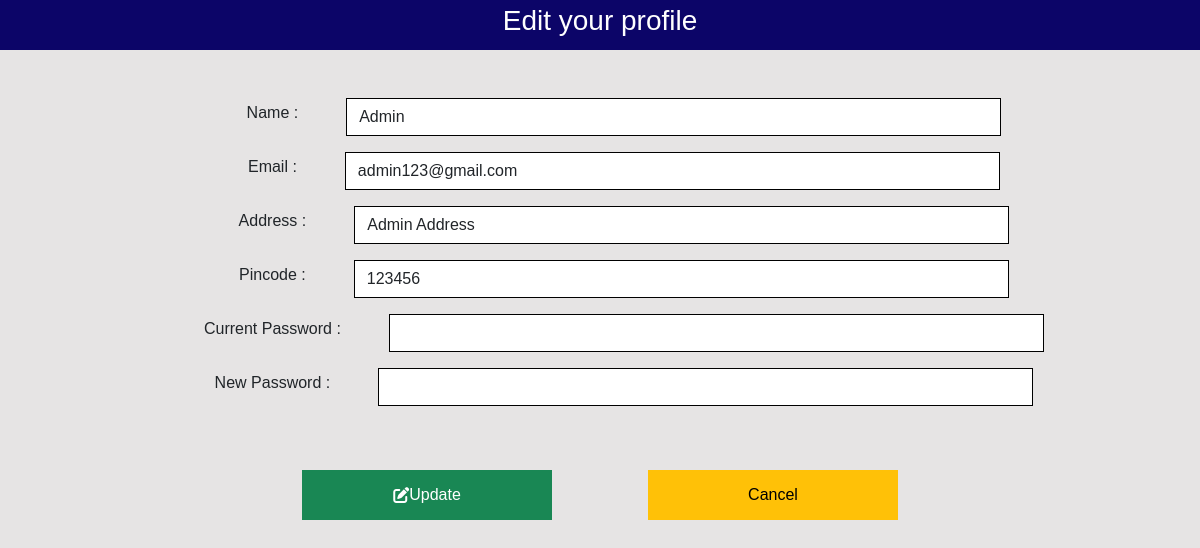
/profile/edit (signed in), run on an earlier commit of the app's database.
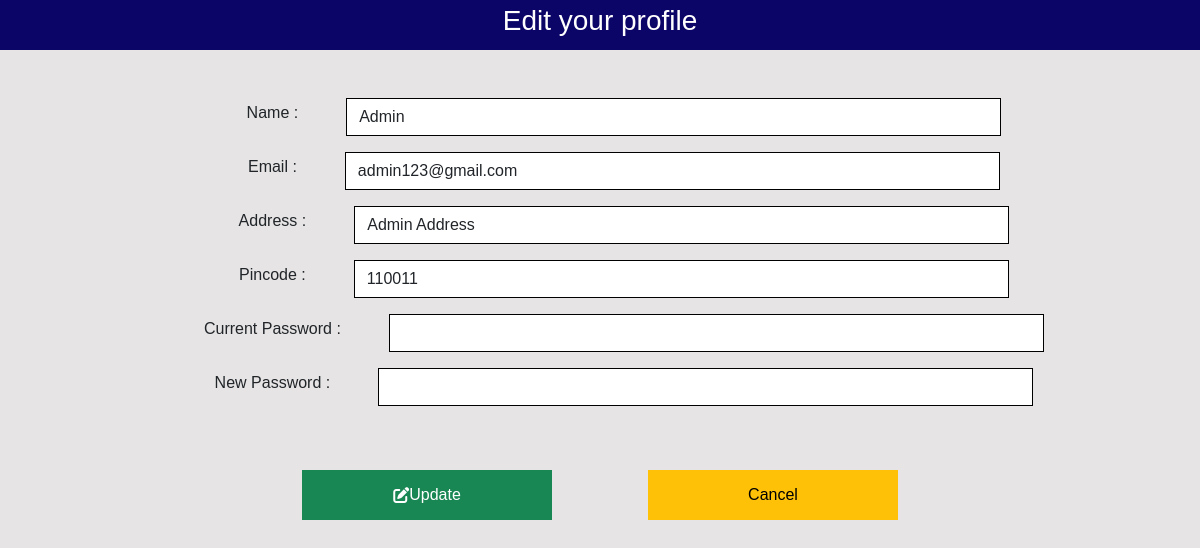
And on a later commit of the database.
### models.py (models this page shows)
class User(db.Model):
    id = db.Column(db.Integer, primary_key=True)
    name=db.Column(db.String(32), nullable=False)
    address = db.Column(db.String(100), nullable=False)
    pincode = db.Column(db.String(10), nullable=False)
    username = db.Column(db.String(32), unique=True, nullable=False)
    passhash = db.Column(db.String(256), nullable=False)
    is_admin = db.Column(db.Boolean, default=False)
    vehicles = db.relationship('Vehicle', backref='user', lazy=True)
    reserve_user= db.relationship('Reservation', backref='user', lazy=True)

### routes.py (the view)
@app.route('/profile/edit')
@auth_required
def edit_profile():
    user= User.query.get(session['user_id'])
    return render_template('editprofile.html',user=user)

### routes.py (called while the page is built)
def auth_required(f):
    @wraps(f) #create different function object
    def decorated_function(*args, **kwargs):
        if 'user_id' not in session:
            return redirect(url_for('login'))
        else:
            return f(*args, **kwargs)
    return decorated_function

### templates/editprofile.html (shortened to what this page needs)
{% extends 'layout.html' %}
{% block body %}
<div class="title mb-5 ">
    <h3 class="text-center">Edit your profile</h3>
</div>
{% endblock %}
{% block content %}
<div class="container-fluid">
    <form action="" method="post" class="form">
        <div class="d-flex align-items-center justify-content-center mb-3">
            <label for="name" class="form-label me-5 ms-5">Name :</label>
            <input type="text" class="form-control  fixed-width-input" id="name" name="name" value="{{ user.name }}"
                required>
        </div>
        <div class="d-flex align-items-center justify-content-center mb-3">
            <label for="username" class="form-label me-5 ms-5">Email :</label>
            <input type="text" class="form-control fixed-width-input" id="username" name="username"
                value="{{ user.username }}" required>
        </div>
        <div class="d-flex align-items-center justify-content-center mb-3">
            <label for="address" class="form-label me-5 ms-5">Address :</label>
            <input type="text" class="form-control fixed-width-input" id="address" name="address"
                value="{{ user.address }}" required>
        </div>
        <div class="d-flex align-items-center justify-content-center mb-3">
            <label for="pincode" class="form-label me-5 ms-5">Pincode :</label>
            <input type="text" class="form-control fixed-width-input" id="pincode" name="pincode"
                value="{{ user.pincode }}" required>
        </div>
        <div class="d-flex align-items-center justify-content-center mb-3">
            <label for="cpassword" class="form-label me-5 ms-5">Current Password :</label>
            <input type="password" class="form-control fixed-width-input" id="cpassword" name="cpassword" required>
        </div>
        <div class="d-flex align-items-center justify-content-center mb-3">
            <label for="npassword" class="form-label me-5 ms-5">New Password :</label>
            <input type="password" class="form-control fixed-width-input" id="npassword" name="npassword">
        </div>
        <div class=" form-group  d-flex justify-content-center mt-3">
            <button type="submit" class="btn btn-success newbtn me-5 mt-5">
                <i class="fa fa-edit" aria-hidden="true"> </i>
                Update
            </button>
            <a href="{{url_for('profile')}}" class="btn newbtn btn-warning ms-5 mt-5 ">Cancel</a>
        </div>
    </form>
</div>
{% endblock %}

What changed in the data, as far as the page shows it:
changed User "Admin": pincode "123456" → "110011"
